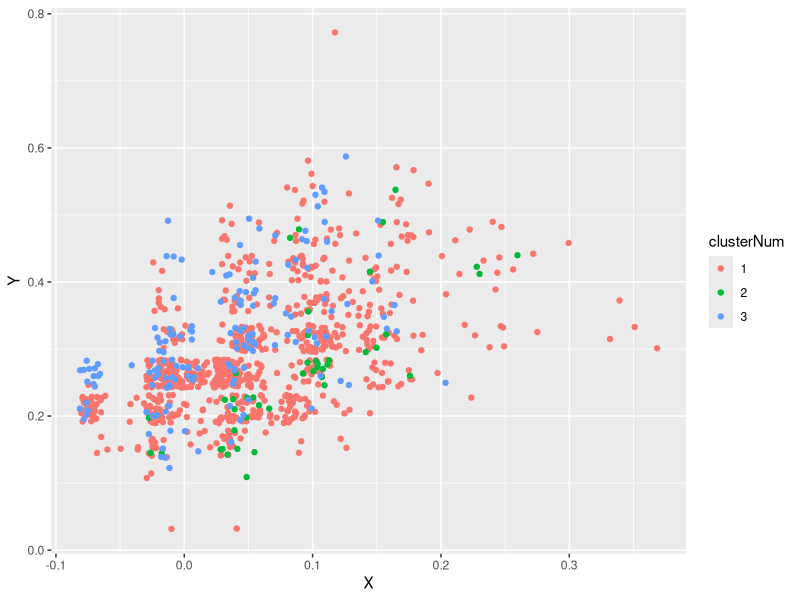
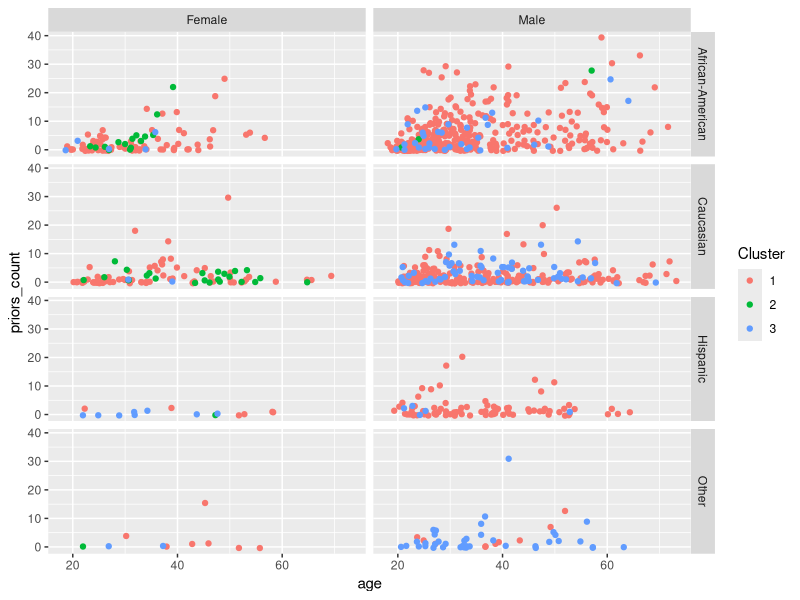

These charts were generated, in order, by the following R code:
## ---- chunk 1
knitr::opts_chunk$set(collapse=TRUE, prompt=TRUE,comment=NULL,message=FALSE, include=TRUE, fig.height = 5, fig.width = 9)
## ---- chunk 2
library(tidyverse)
library(purrr)
## ---- chunk 3
#                  Change the filenames below to read in different clusters
cluster31 <- read_csv("AverageLinkTrainDataCluster3_1.csv") %>%
    mutate(age_group = ifelse(age < 35, "age<35", ifelse(age < 60, "age<60", "60<age")),
           clusterNum = "1")
cluster32 <- read_csv("AverageLinkTrainDataCluster3_2.csv") %>%
    mutate(age_group = ifelse(age < 35, "age<35", ifelse(age < 60, "age<60", "60<age")),
           clusterNum = "2")
cluster33 <- read_csv("AverageLinkTrainDataCluster3_3.csv") %>%
    mutate(age_group = ifelse(age < 35, "age<35", ifelse(age < 60, "age<60", "60<age")),
           clusterNum = "3")
## ---- chunk 4
get_recid_counts <- function(clusterNum) {
  if (clusterNum == 1){
    data <- cluster31
  } else {
    if (clusterNum == 2) {
      data <- cluster32
    } else {
      data <- cluster33
    }
  }
  data %>%
    mutate(clusterNum = clusterNum) %>%
    group_by(clusterNum, is_recid) %>%
    summarise(n = n()) %>%
    group_by(clusterNum) %>%
    mutate(propRecid = n/sum(n))
}
nums <- seq(1, 3, by=1)
numRecids <- map_df(nums, get_recid_counts) %>%
  group_by(is_recid) %>%
  mutate(propRecidDiff = round(propRecid-mean(propRecid), 4), propRecidDiffProp = round((propRecid-mean(propRecid))/propRecid,4))
numRecids
## ---- chunk 5
get_race_counts <- function(clusterNum) {
  if (clusterNum == 1){
    data <- cluster31
  } else {
    if (clusterNum == 2) {
      data <- cluster32
    } else {
      data <- cluster33
    }
  }
  data %>%
    mutate(clusterNum = clusterNum) %>%
    group_by(clusterNum, race) %>%
    summarise(n = n()) %>%
    group_by(clusterNum) %>%
    mutate(propRace = n/sum(n))
}

numRace <- map_df(nums, get_race_counts) %>%
  group_by(race) %>%
  mutate(propRaceDiff = round(propRace-mean(propRace), 4), propRaceDiffProp = round((propRace-mean(propRace))/propRace,4))
numRace
## ---- chunk 6
get_age_counts <- function(clusterNum) {
  if (clusterNum == 1){
    data <- cluster31
  } else {
    if (clusterNum == 2) {
      data <- cluster32
    } else {
      data <- cluster33
    }
  }
  data %>% as.tbl() %>%
    mutate(clusterNum = clusterNum) %>%
    group_by(clusterNum, age_group) %>%
    summarise(n = n()) %>%
    group_by(clusterNum) %>%
    mutate(propAge = n/sum(n))
}


numRace <- map_df(nums, get_age_counts) %>%
  group_by(age_group) %>%
  mutate(propAgeDiff = round(propAge-mean(propAge), 4), propAgeDiffProp = round((propAge-mean(propAge))/propAge,4))
numRace 
## ---- chunk 7
get_df <- function(data){
  data %>%
    as.data.frame()
}

get_numeric <- function(data, default){
  min <- min(data)
  max <- max(data)
  range <- max-min
  dist <- (data - data[[default]])/range
}

clusters <- list(cluster31, cluster32, cluster33)
all_data <- map_df(clusters, get_df) %>% as.tbl()
## ---- chunk 8

# TO CHANGE THE HEAT MAP:
# 1) Pick different default people
#       Go to the "SET DEFAULT section" and follow the instructions.
# 2) Change the axis:
#       More complicated. Send Cameron a slack message

all_datax <- all_data
all_datay <- all_data

# SET DEFAULT:
#    The two lines of code below picks two people at random to be the
#       points of comparison for the x and y axes. To pick two different
#       random people, change the number in the `set.seed()` function.
#     Alternately, you can set two known people. To do so, uncomment the line
#       marked `***` below and change the numbers inside the ()s to select
#       two people. Note that the two people form (x axis, y axis) in that order.
#set.seed(1245)
defaults <- sample(1:nrow(all_data), 2)
#defaults <- c(2, 3)    # ***

for (i in 2:(length(all_datax)-1)){
    if (is.numeric(all_datax[[i]])){
      all_datax[[i]] <- get_numeric(all_datax[[i]], defaults[1])
    } else {
      all_datax[[i]] <- as.numeric(all_datax[[i]] == all_datax[[i]][[defaults[1]]])
    }
}

for (i in 2:(length(all_datay)-1)){
    if (is.numeric(all_datax[[i]] & i !=9)){
      all_datay[[i]] <- get_numeric(all_datay[[i]], defaults[2])
    } else {
      all_datay[[i]] <- as.numeric(all_datay[[i]] == all_datay[[i]][[defaults[2]]])
    }
}

dist_from_mean <- function(data){
  data[is.na(data)] <- 0
  for (i in 2:length(data)-1){
    if (is.numeric(data[[i]])) {
      min <- min(data[[i]], na.rm = TRUE)
      max <- max(data[[i]], na.rm = TRUE)
      range <- max-min
      if (range == 0){
        range <- 1
      }
      mean <- mean(data[[i]])
      data[[i]] <- (data[[i]] - mean)/range
    } else {
      top <- data %>%
        group_by_at(i) %>%
        summarize(n = n()) %>%
        top_n(1)
      data[[i]] <- as.numeric(data[[i]] == top[[1]][1])
    }
  }
  data
}

#all_datax <- dist_from_mean(all_data)
#all_datay <- dist_from_mean(all_data)


all_datax$distance <- rowSums(all_datax[2:(length(all_datax)-1)], na.rm=TRUE) * (1/length(2:(length(all_datax)-1)))
all_datay$distance <- rowSums(all_datay[2:(length(all_datay)-1)], na.rm=TRUE) * (1/length(2:(length(all_datay)-1)))

all <- data.frame(X = all_datax$distance, Y = all_datay$distance, clusterNum = all_datax$clusterNum)
ggplot(all, aes(x = X, y = Y, color=clusterNum)) + geom_point(position = "jitter")
## ---- chunk 9
all_data %>%
  mutate(prior_cat = ifelse(str_detect(c_charge_degree, "F"),
                            "Felony",
                            ifelse(str_detect(c_charge_degree, "M"),
                            "Misdemeanor",
                            "Other"))) %>%
  ggplot(aes(x = age, y = priors_count, color = clusterNum)) +
    geom_point(position = "jitter") +
  labs(color = "Cluster") +
    facet_grid(race~sex)

